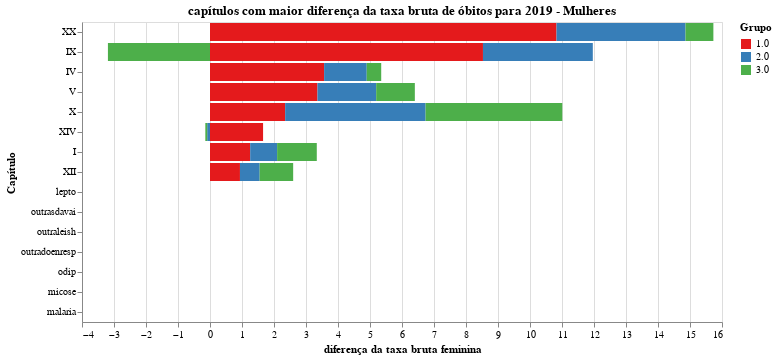

Notebook cell for this chart:
### Code cell
chart = plot_grafico_dif(pop_19, pop_r,
                         'taxa_obitos_mulher', 
                         "capítulos com maior diferença da taxa bruta de óbitos para 2019 - Mulheres",
                        "diferença da taxa bruta feminina")


#chart.save('tx_bruta_m.svg')
chart

### Figure 1 — Vega-Lite specification as saved in the notebook (floating-point values rounded to 4 significant figures)
{"config": {"view": {"continuousWidth": 400, "continuousHeight": 300}, "range": {"category": {"scheme": "set1"}}}, "data": {"name": "data-6472a735c6ac78d9dc9208cd51bed6f4"}, "mark": "bar", "encoding": {"color": {"type": "nominal", "field": "grupo", "title": "Grupo"}, "order": {"type": "nominal", "field": "grupo", "sort": "ascending"}, "tooltip": {"type": "quantitative", "field": "taxa"}, "x": {"type": "quantitative", "field": "taxa", "title": "diferença da taxa bruta feminina"}, "y": {"type": "nominal", "field": "capitulo", "sort": null, "title": "Capítulo"}}, "title": "capítulos com maior diferença da taxa bruta de óbitos para 2019 - Mulheres", "width": 640, "$schema": "https://vega.github.io/schema/vega-lite/v4.8.1.json", "datasets": {"data-6472a735c6ac78d9dc9208cd51bed6f4": [{"capitulo": "XX", "grupo": "1.0", "taxa": 10.83}, {"capitulo": "XX", "grupo": "2.0", "taxa": 4.031}, {"capitulo": "XX", "grupo": "3.0", "taxa": 0.8709}, {"capitulo": "IX", "grupo": "1.0", "taxa": 8.53}, {"capitulo": "IX", "grupo": "2.0", "taxa": 3.433}, {"capitulo": "IX", "grupo": "3.0", "taxa": -3.19}, {"capitulo": "IV", "grupo": "1.0", "taxa": 3.566}, {"capitulo": "IV", "grupo": "2.0", "taxa": 1.332}, {"capitulo": "IV", "grupo": "3.0", "taxa": 0.4525}, {"capitulo": "V", "grupo": "1.0", "taxa": 3.359}, {"capitulo": "V", "grupo": "2.0", "taxa": 1.835}, {"capitulo": "V", "grupo": "3.0", "taxa": 1.208}, {"capitulo": "X", "grupo": "1.0", "taxa": 2.348}, {"capitulo": "X", "grupo": "2.0", "taxa": 4.389}, {"capitulo": "X", "grupo": "3.0", "taxa": 4.272}, {"capitulo": "XIV", "grupo": "1.0", "taxa": 1.659}, {"capitulo": "XIV", "grupo": "2.0", "taxa": -0.08762}, {"capitulo": "XIV", "grupo": "3.0", "taxa": -0.05874}, {"capitulo": "I", "grupo": "1.0", "taxa": 1.256}, {"capitulo": "I", "grupo": "2.0", "taxa": 0.8416}, {"capitulo": "I", "grupo": "3.0", "taxa": 1.24}, {"capitulo": "XII", "grupo": "1.0", "taxa": 0.9361}, {"capitulo": "XII", "grupo": "2.0", "taxa": 0.6159}, {"capitulo": "XII", "grupo": "3.0", "taxa": 1.047}, {"capitulo": "lepto", "grupo": "1.0", "taxa": 0.0}, {"capitulo": "lepto", "grupo": "2.0", "taxa": 0.0}, {"capitulo": "lepto", "grupo": "3.0", "taxa": 0.0}, {"capitulo": "outrasdavai", "grupo": "1.0", "taxa": 0.0}, {"capitulo": "outrasdavai", "grupo": "2.0", "taxa": 0.0}, {"capitulo": "outrasdavai", "grupo": "3.0", "taxa": 0.0}, {"capitulo": "outraleish", "grupo": "1.0", "taxa": 0.0}, {"capitulo": "outraleish", "grupo": "2.0", "taxa": 0.0}, {"capitulo": "outraleish", "grupo": "3.0", "taxa": 0.0}, {"capitulo": "outradoenresp", "grupo": "1.0", "taxa": 0.0}, {"capitulo": "outradoenresp", "grupo": "2.0", "taxa": 0.0}, {"capitulo": "outradoenresp", "grupo": "3.0", "taxa": 0.0}, {"capitulo": "odip", "grupo": "1.0", "taxa": 0.0}, {"capitulo": "odip", "grupo": "2.0", "taxa": 0.0}, {"capitulo": "odip", "grupo": "3.0", "taxa": 0.0}, {"capitulo": "micose", "grupo": "1.0", "taxa": 0.0}, {"capitulo": "micose", "grupo": "2.0", "taxa": 0.0}, {"capitulo": "micose", "grupo": "3.0", "taxa": 0.0}, {"capitulo": "malaria", "grupo": "1.0", "taxa": 0.0}, {"capitulo": "malaria", "grupo": "2.0", "taxa": 0.0}, {"capitulo": "malaria", "grupo": "3.0", "taxa": 0.0}]}}
